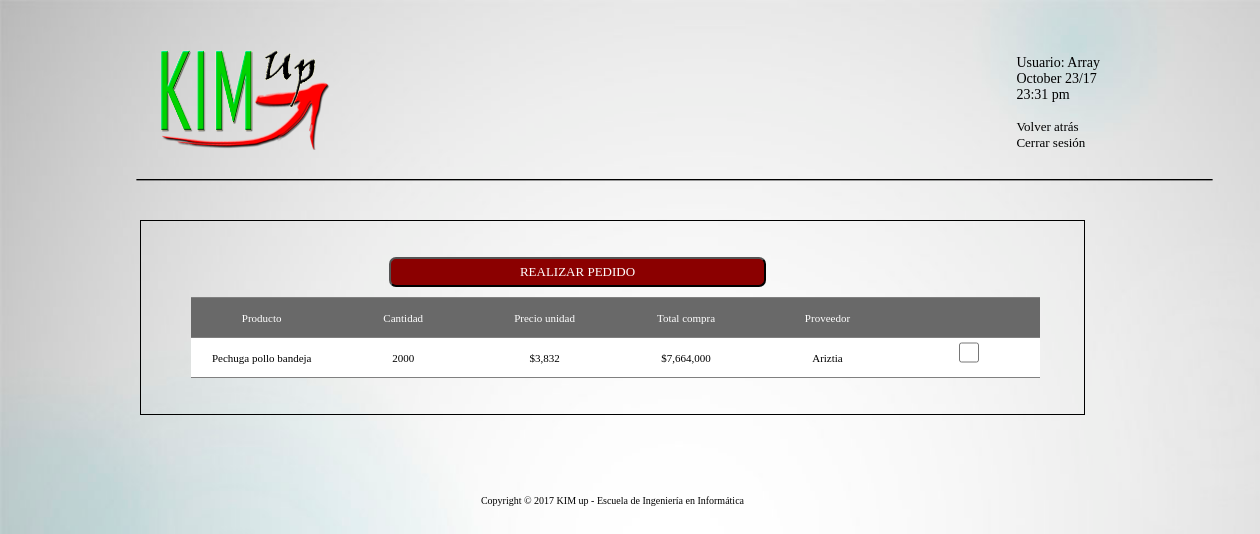
/Pedidos.php (signed in), run on an earlier commit of the app's database.
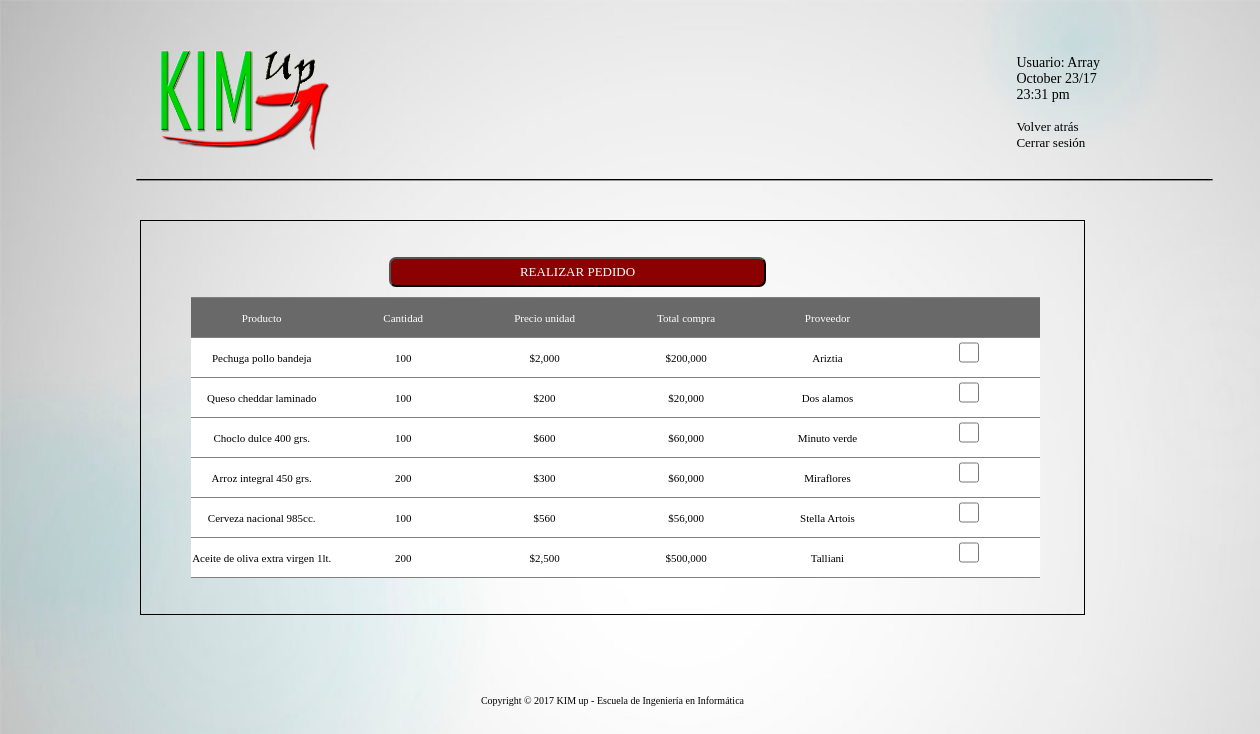
And on a later commit of the database.
### tables this page shows
CREATE TABLE `productos` (
  `fecha` date DEFAULT NULL,
  `codigo` bigint(20) UNSIGNED NOT NULL,
  `descripcion` varchar(50) NOT NULL,
  `proveedor` varchar(50) NOT NULL,
  `proveedor_correo` varchar(100) NOT NULL,
  `vencimiento` date NOT NULL,
  `cantidad` int(10) NOT NULL,
  `precio_compra` int(10) NOT NULL,
  `precio_venta` int(10) NOT NULL,
  `departamento` varchar(50) NOT NULL,
  `minimo` int(5) NOT NULL,
  `cant_actual` int(10) DEFAULT NULL
);

### Pedidos.php (the view, shortened to what this page needs)
<!DOCTYPE html>
<html>
	<head>
        <link rel="stylesheet" href="General.css" type="text/css" media="screen">
        <link rel="stylesheet" href="Css.css" type="text/css" media="screen">
    </head>
    <body>
       	<section>
              <img src="img/logo.png" alt="">
              <p>
                  <?php $fecha_actual = date('F d/y',time()-21600);
                        $hora = date('H:i a',time()-21600);
                        echo "Usuario: ".$_SESSION['nombre']." <br>
                        $fecha_actual <br>
                        $hora <br><br>
                        <a id = 'Volver' href = 'index_sala.php'> Volver atrás </a><br>
                        <a href = 'login-salir.php'> Cerrar sesión </a>"
                  ?>
              </p>
              <img id = "Horizontal" src="img/linea-h.png" alt="">
              <article id ='Inventario'>
                    <form method="post" action="pedido_correo.php" >
                      <fieldset id = "productos"><br><br>
                          <input type="submit" name="submit" value="REALIZAR PEDIDO"/>
                        <?php
                            $sql = "SELECT * FROM productos where cant_actual <= minimo order by proveedor asc";
                            $result = mysql_query($sql);
                             echo "<table class='Inventario'>";
                                echo "<tr id='invh'>
                                            <td>Producto</td>
                                            <td>Cantidad</td>
                                            <td>Precio unidad</td>
                                            <td>Total compra</td>
                                            <td>Proveedor</td>
                                            <td></td>
                                      </tr><br>";
                                while ($row = mysql_fetch_row($result))
                                {
                                    $total = ($row[7] * $row[6]);
                                    echo "<tr>
                                                <td>$row[2]</td>
                                                <td>$row[6]</td>
                                                <td>$".number_format($row[7])."</td>
                                                <td>$".number_format($total)."</td>
                                                <td>$row[3]</td>
                                                <td><input type='checkbox' name ='id[]'  value='$row[4]'  style='width:20px;'></td>
                                         </tr> \n";
                                }
                                echo "</table>";
                        ?>
                        <br><br>
                        </fieldset><footer>Copyright © 2017 KIM up - Escuela de Ingeniería en Informática</footer>
				   </form>
              </article>
       	</section>
   </body>
</html>

### General.css (style rules this page uses)
* { margin: 0; padding: 0; box-sizing: border-box; font-family: "Agency fb"; font-size: 16px; }
body { background-image: url("img/Fondo.jpg"); background-size: cover; background-attachment: fixed; }
form { float: right; margin: 180px 300px 0 0; }
input { width: 300px; height: 25px; border-radius: 3px; margin-bottom: 10px; }
p { text-align: center; font-size: 20px; }
section img { height: 100px; width: 180px; margin: 50px 0 0 150px; }
section p { float: right; margin: 55px 160px 0 0; text-align: left; font-family: "Consolas"; font-size: 14px; }
section a { text-decoration: none; color: black; font-family: "Consolas"; font-size: 13px; }
#Horizontal { margin: 20px 0 0 100px; width: 1150px; height: 12px; align-self: center; }
footer { width: 100%; text-align: center; margin: 80px 0 10px 0; font-family: "Verdana"; font-size: 10px; }

### Css.css (style rules this page uses)
article form { margin: 50px 175px 0 0; width: 75%; }
article fieldset { border: 1px solid; text-align: center; margin-top: -40px; }
article input, textarea, select { width: 300px; font-family: "Consolas"; font-size: 12px; }
article input[type="submit"] { width: 40%; height: 30px; padding: 4px; color: white; background-color: darkred; border-radius: 7px; font-family: "Consolas"; font-size: 13px; margin-right: 70px; }
#analisis tr, td { width: 10%; height: 40px; border: 1px solid gray; border-left: hidden; border-right: hidden; font-family: "Verdana"; font-size: 11px; }
article #productos { border: 1px solid; text-align: center; margin: 0 0 0 0; }
#Inventario form { margin: 30px 175px 0 0; width: 75%; }
#Inventario table { background-color: white; border-collapse: collapse; vertical-align: center; text-align: center; }
#Inventario tr, td { width: 10%; height: 40px; border: 1px solid gray; border-left: hidden; border-right: hidden; font-family: "Verdana"; font-size: 11px; }
#Inventario .Inventario { width: 90%; margin: 0 0 0 50px; }
#Inventario #invh { background-color: dimgrey; color: white; }

What changed in the data, as far as the page shows it:
changed productos "Pechuga pollo bandeja": cantidad "2000" → "100"; precio_compra "3,832" → "2,000"; total "7,664,000" → "200,000"
now on this page (row edited): productos: descripcion "Queso cheddar laminado", cantidad "100", precio_compra "200", total "20,000", proveedor "Dos alamos"
now on this page (row edited): productos: descripcion "Choclo dulce 400 grs.", cantidad "100", precio_compra "600", total "60,000", proveedor "Minuto verde"
now on this page (row edited): productos: descripcion "Arroz integral 450 grs.", cantidad "200", precio_compra "300", total "60,000", proveedor "Miraflores"
now on this page (row edited): productos: descripcion "Cerveza nacional 985cc.", cantidad "100", precio_compra "560", total "56,000", proveedor "Stella Artois"
now on this page (row edited): productos: descripcion "Aceite de oliva extra virgen 1lt.", cantidad "200", precio_compra "2,500", total "500,000", proveedor "Talliani"
